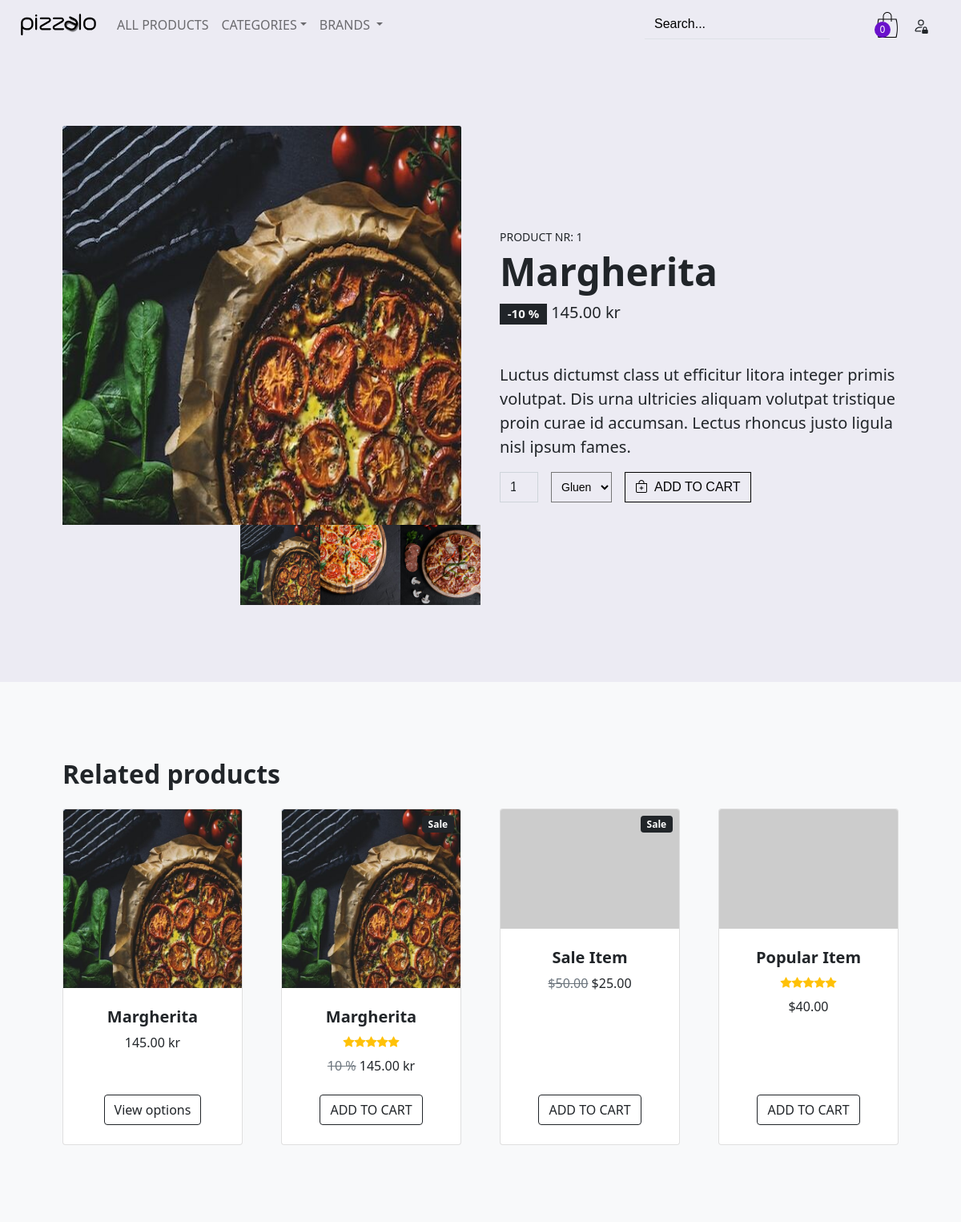
Page /product/1 on the committed database.
### shop/products/models.py (models this page shows, shortened)
class Addproduct(db.Model):
    __seachbale__ = ['name', 'desc']
    id = db.Column(db.Integer, primary_key = True)
    name = db.Column(db.String(80), nullable = False)
    price = db.Column(db.Numeric(10, 2), nullable = False)
    discount = db.Column(db.Integer, default = 0)
    stock = db.Column(db.Integer, nullable = False)
    colors = db.Column(db.Text, nullable = False)
    desc = db.Column(db.Text, nullable = False)
    pub_date = db.Column(db.DateTime, nullable = False, default = datetime.utcnow)
    brand_id = db.Column(db.Integer, db.ForeignKey('brand.id'), nullable = False)
    brand = db.relationship('Brand', backref = db.backref('brands', lazy = True))
    category_id = db.Column(db.Integer, db.ForeignKey('category.id'), nullable = False)
    category = db.relationship('Category', backref = db.backref('categories', lazy = True))
    image_1 = db.Column(db.String(150), nullable = False, default = 'image1.jpg')
    image_2 = db.Column(db.String(150), nullable = False, default = 'image2.jpg')
    image_3 = db.Column(db.String(150), nullable = False, default = 'image3.jpg')

### shop/products/routes.py (the view)
@app.route('/product/<int:id>')
def single_page(id):
    product = Addproduct.query.get_or_404(id)
    return render_template('products/single_page.html',product=product,brands=brands(), categories=categories())

### shop/products/routes.py (called while the page is built)
def brands():
    brands = Brand.query.join(Addproduct, (Brand.id == Addproduct.brand_id)).all()
    return brands

def categories():
        categories = Category.query.join(Addproduct,(Category.id == Addproduct.category_id)).all()
        return categories

### shop/templates/products/single_page.html (shortened to what this page needs)
{% extends 'layout.html' %} {% block content %} {% include 'navbar.html' %}
<section class="py-5">
  <div class="container px-4 px-lg-5 my-5">
    <div class="row gx-4 gx-lg-5 align-items-center">
      <div class="col-md-6" id="b_image">
        <img class="card-img-top mb-5 mb-md-0" src="{{url_for('static',filename='images/'+ product.image_1)}}"
          alt="{{product.name}}" />
        <div class="container">
          <div class="row justify-content-md-center">
            <div class="col col-lg-2 d-inline-flex" id="s_image">
              <img src="{{url_for('static',filename='images/'+ product.image_1)}}" alt="{{product.name}}" width="100"
                height="100" />
              <img src="{{url_for('static',filename='images/'+ product.image_2)}}" alt="{{product.name}}" width="100"
                height="100" class="ml-5" />
              <img src="{{url_for('static',filename='images/'+ product.image_3)}}" alt="{{product.name}}" width="100"
                height="100" class="ml-5" />
            </div>
          </div>
        </div>
      </div>
      <div class="col-md-6">
        <div class="small mb-1">PRODUCT NR: {{product.id}}</div>
        <h1 class="display-5 fw-bolder">{{product.name |capitalize}}</h1>
        <div class="fs-5 mb-5">
          <div class="badge bg-dark text-light rounded-0">-{{product.discount}} %</div>
          <span>{{ product.price }} kr</span>
        </div>
        <p class="lead">{{product.desc}}</p>
        <form action="{{url_for('AddCart')}}" method="post">
          <div class="d-flex">
            <input class="form-control text-dark text-center me-3 rounded-0" type="number" name="quantity" value="1" min="1"
              max="{{product.stock}}" style="max-width: 3rem" />
            {%set colors = product.colors.split(",") %}
            <select class="form-control-sm me-3 rounded-0 bg-transparent"  name="colors" id="colors">
              {% for color in colors %} {% set col = color.split(':') %}
              <option value="{{col[0]}}">{{col[0] | capitalize }}</option>
              {% endfor %}
            </select>
            <button type="submit" class="btn btn-change flex-shrink-0 rounded-0">
              <i class="bi bi-bag-plus"></i>&nbsp;
              ADD TO CART
            </button>
          </div>
        </form>
      </div>
    </div>
  </div>
</section>
<section class="py-5 bg-light">
  <div class="container px-4 px-lg-5 mt-5">
    <h2 class="fw-bolder mb-4">Related products</h2>
    <div class="row gx-4 gx-lg-5 row-cols-2 row-cols-md-3 row-cols-xl-4 justify-content-center">
      <div class="col mb-5">
        <div class="card h-100">
          <img class="card-img-top" src="{{url_for('static' ,filename='images/' + product.image_1)}}"
          alt="{{product.name}}" />
          <div class="card-body p-4">
            <div class="text-center">
              <h5 class="fw-bolder">{{product.name |capitalize}}</h5>
              {{ product.price }} kr
            </div>
          </div>
          <div class="card-footer p-4 pt-0 border-top-0 bg-transparent">
            <div class="text-center">
              <a class="btn btn-outline-dark mt-auto" href="#">View options</a>
            </div>
          </div>
        </div>
      </div>
      <div class="col mb-5">
        <div class="card h-100">
          <div class="badge bg-dark text-white position-absolute" style="top: 0.5rem; right: 0.5rem">
            Sale
          </div>
          <img class="card-img-top" src="{{url_for('static' ,filename='images/' + product.image_1)}}"
            alt="{{product.name}}" />
          <div class="card-body p-4">
            <div class="text-center">
              <h5 class="fw-bolder">{{product.name}}</h5>
              <div class="d-flex justify-content-center small text-warning mb-2">
                <div class="bi-star-fill"></div>
                <div class="bi-star-fill"></div>
                <div class="bi-star-fill"></div>
                <div class="bi-star-fill"></div>
                <div class="bi-star-fill"></div>
              </div>
              <span class="text-muted text-decoration-line-through">{{ product.discount }} %</span>
              {{ product.price }} kr
            </div>
          </div>
          <div class="card-footer p-4 pt-0 border-top-0 bg-transparent">
            <div class="text-center">
              <a class="btn btn-outline-dark mt-auto" href="#">ADD TO CART</a>
            </div>
          </div>
        </div>
      </div>
      <div class="col mb-5">
        <div class="card h-100">
          <div class="badge bg-dark text-white position-absolute" style="top: 0.5rem; right: 0.5rem">
            Sale
          </div>
          <img class="card-img-top" src="https://dummyimage.com/450x300/dee2e6/6c757d.jpg" alt="..." />
          <div class="card-body p-4">
            <div class="text-center">
              <h5 class="fw-bolder">Sale Item</h5>
              <span class="text-muted text-decoration-line-through">$50.00</span>
              $25.00
            </div>
          </div>
          <div class="card-footer p-4 pt-0 border-top-0 bg-transparent">
            <div class="text-center">
              <a class="btn btn-outline-dark mt-auto" href="#">ADD TO CART</a>
            </div>
          </div>
        </div>
      </div>
      <div class="col mb-5">
        <div class="card h-100">
          <img class="card-img-top" src="https://dummyimage.com/450x300/dee2e6/6c757d.jpg" alt="..." />
          <div class="card-body p-4">
            <div class="text-center">
              <h5 class="fw-bolder">Popular Item</h5>
              <div class="d-flex justify-content-center small text-warning mb-2">
                <div class="bi-star-fill"></div>
                <div class="bi-star-fill"></div>
                <div class="bi-star-fill"></div>
                <div class="bi-star-fill"></div>
                <div class="bi-star-fill"></div>
              </div>
              $40.00
            </div>
          </div>
          <div class="card-footer p-4 pt-0 border-top-0 bg-transparent">
            <div class="text-center">
              <a class="btn btn-outline-dark mt-auto" href="#">ADD TO CART</a>
            </div>
          </div>
        </div>
      </div>
    </div>
  </div>
</section>
{% endblock content%}

### shop/static/css/main.css (style rules this page uses)
body { font-family: 'Khand', sans-serif; }
form { font-family:Arial, Helvetica, sans-serif; font-weight: 100!important; }
body { background-color: #ecebf3 !important; }
.btn-change { color: #000000 !important; border-color: #000000!important; -webkit-transition: all 0.5s ease-in-out; }
.form-control { background-color: transparent !important; color: rgb(219, 219, 219) !important; }

### rows in the picture
Addproduct: image_1 (picture), image_2 (picture), image_3 (picture), id "1", name "Margherita", discount "10", price "145.00", desc "Luctus dictumst class ut efficitur litora integer primis volutpat. Dis urna ultricies aliquam volutpat tristique proin curae id accumsan. Lectus rhoncus justo ligula nisl ipsum fames."

### other values in the picture
{{ session['Shoppingcart']|length }} "0"
form field colors "Gluen"
